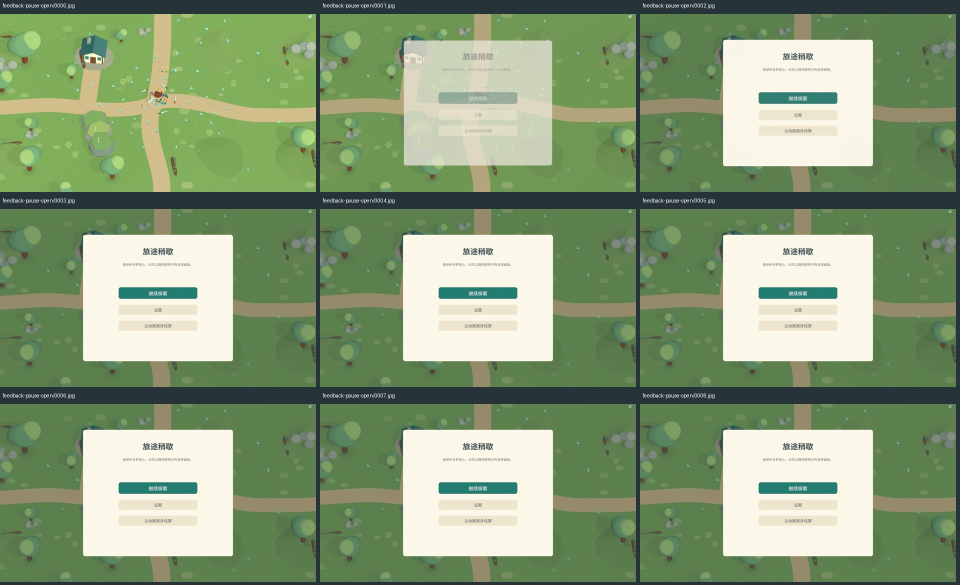
#> input picture Docs/ArtReviews/Round51/UI/feedback-pause-open-all.jpg, 1920 x 1170 px, given as the content of the folder E:/UnityProject/VampireLike3D/Artifacts/Round51/Sequences, which was not available (shown at 1/2 size)
$ python make_sequences.py
#> lines starting #> are read from the running program, lines starting #| are printed output that depends on the picture; pictures that were not available may be replaced by others from this repository, and a replacement may not be noted
from PIL import Image,ImageDraw
from pathlib import Path
import json
root=Path('E:/UnityProject/VampireLike3D');out=root/'Docs/ArtReviews/Round51/UI'
manifest=[]
for seq in sorted((root/'Artifacts/Round51/Sequences').glob('feedback-*')):
    fs=sorted(seq.glob('*.jpg')); cols=3;rows=(len(fs)+2)//3
    sheet=Image.new('RGB',(1920,rows*390),'#263339');d=ImageDraw.Draw(sheet)
#> after `sheet = Image.new('RGB', (1920, rows * 390), '#263339')`:
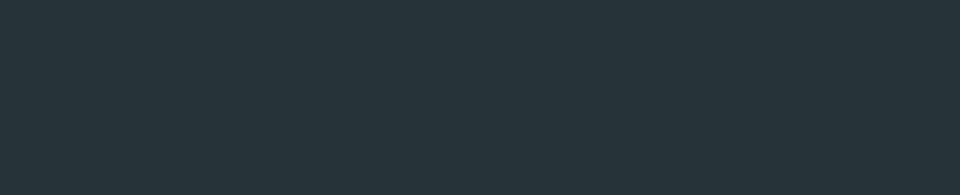
#> sheet: PIL image 1920x390 RGB (shown at 1/2 size); mean R, G, B 38, 51, 57
    for i,f in enumerate(fs):
        im=Image.open(f).convert('RGB');im.thumbnail((632,356));x=i%3*640+(632-im.width)//2;y=i//3*390+28
#> further down, im is the input picture: PIL image 1920x1170 RGB; mean R, G, B 134.5, 156.1, 118.9
#> after `im.thumbnail((632, 356))`:
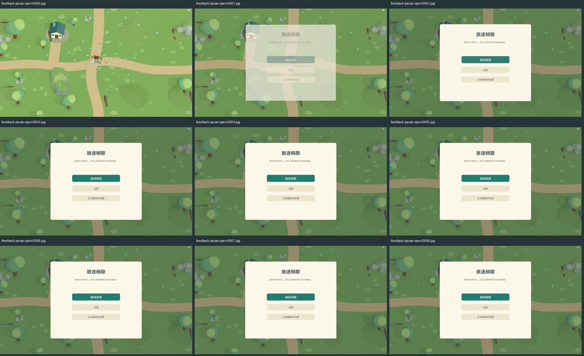
#> im: PIL image 584x356 RGB; mean R, G, B 134.4, 156.1, 118.9
#> after `x = i % 3 * 640 + (632 - im.width) // 2`: x = 24
        sheet.paste(im,(x,y));d.text((i%3*640+5,i//3*390+5),seq.name+'/'+f.name,fill='white')
#> after `sheet.paste(im, (x, y))`:
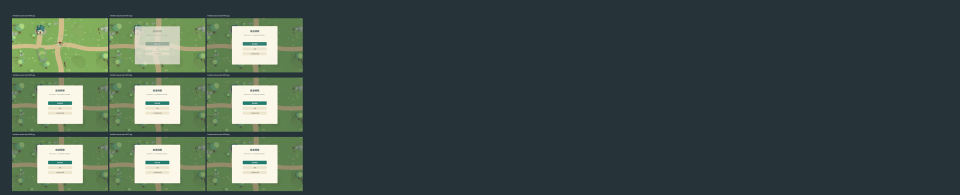
#> sheet: PIL image 1920x390 RGB (shown at 1/2 size); mean R, G, B 64.8, 80.2, 74.2
    target=out/(seq.name+'-all.jpg');sheet.save(target,quality=95)
#> after `target = out / (seq.name + '-all.jpg')`:
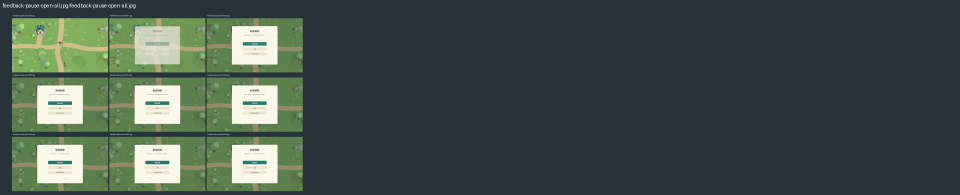
#> saved as feedback-pause-open-all.jpg-all.jpg: PIL image 1920x390 RGB (shown at 1/2 size); mean R, G, B 65, 80.4, 74.3
#> (the run stopped early here; a loop or call above may not have finished)

$ run again, on Docs/ArtReviews/Round51/UI/feedback-upgrade-reward-all.jpg
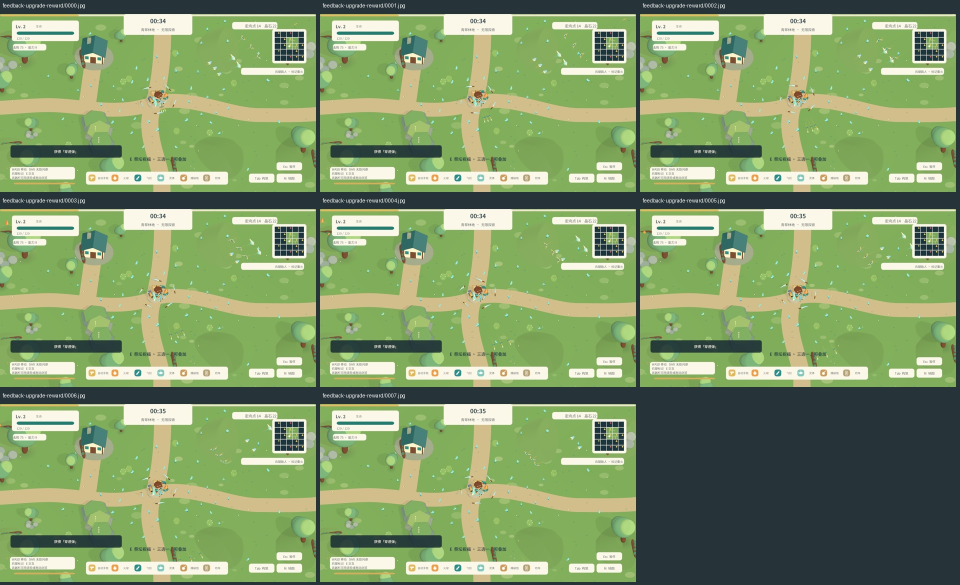
#> input picture Docs/ArtReviews/Round51/UI/feedback-upgrade-reward-all.jpg, 1920 x 1170 px, given as the content of the folder E:/UnityProject/VampireLike3D/Artifacts/Round51/Sequences, which was not available (shown at 1/2 size)
#> im is the input picture: PIL image 1920x1170 RGB; mean R, G, B 129.7, 154.5, 105.1
#> `im.thumbnail((632, 356))`:
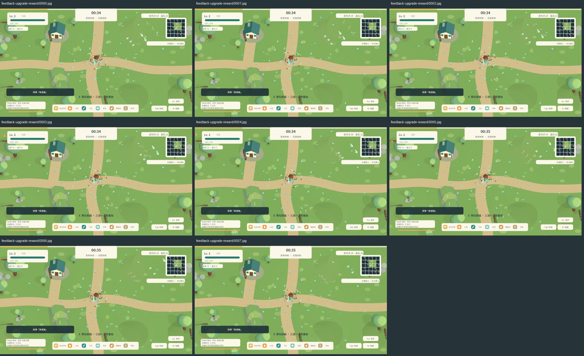
#> im: PIL image 584x356 RGB; mean R, G, B 129.6, 154.5, 105.1
#> `target = out / (seq.name + '-all.jpg')`:
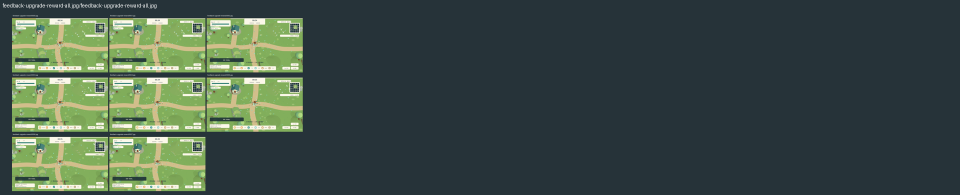
#> saved as feedback-upgrade-reward-all.jpg-all.jpg: PIL image 1920x390 RGB (shown at 1/2 size); mean R, G, B 63.7, 79.9, 70.5
